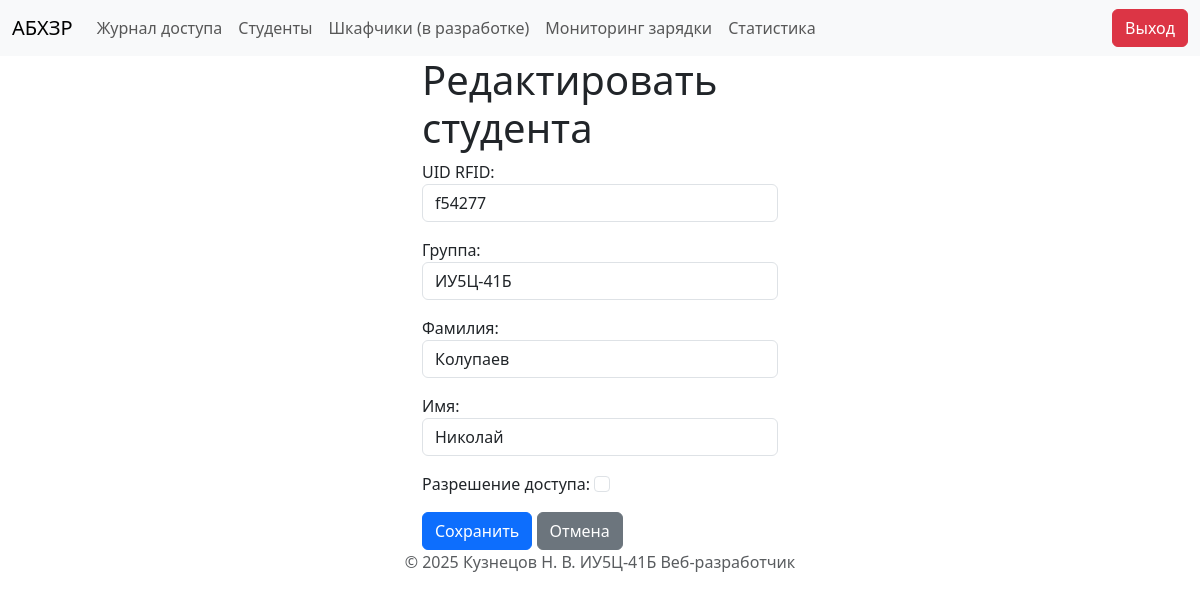
Before: /upd-student/2/ with the older database file.
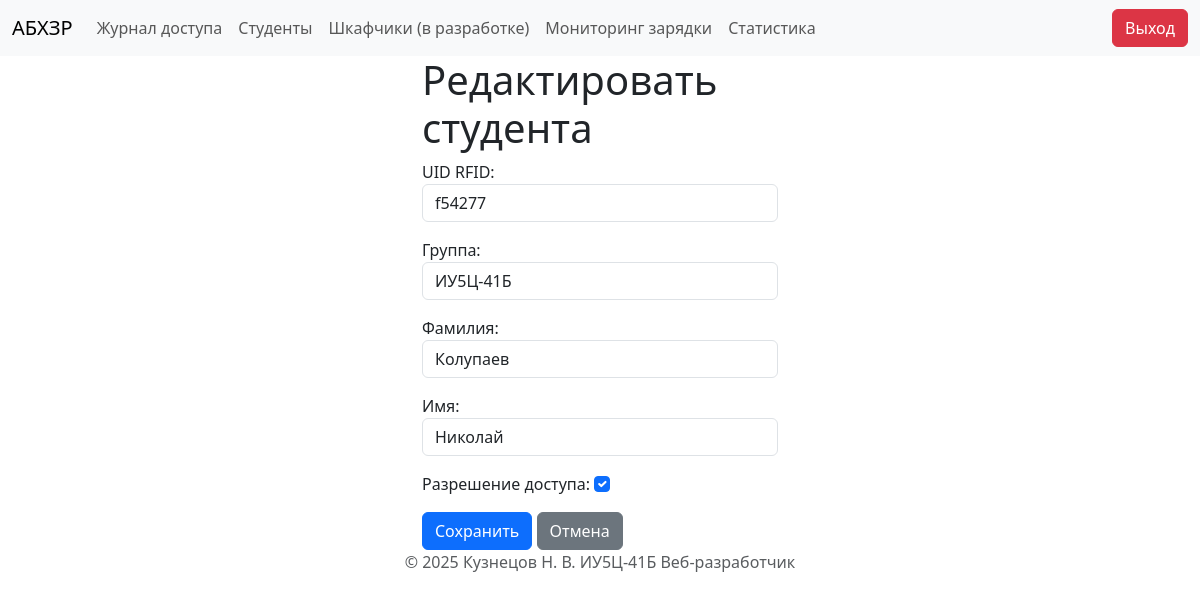
After: the same page with the newer database file.
### storage/models.py (models this page shows, shortened)
class Student(models.Model):
    group = models.ForeignKey(Group, on_delete=models.SET_NULL, blank=True, null=True, related_name='students')
    rfid_tag = models.CharField(max_length=255, unique=True)
    last_name = models.CharField(max_length=255)
    first_name = models.CharField(max_length=255)
    access = models.BooleanField(default=False)

### storage/views.py (the view)
# urls.py: path('upd-student/<int:student_id>/', views.upd_student, name='upd_student'),
def upd_student(request, student_id):
    student = get_object_or_404(Student, pk=student_id)  # Получаем студента по ID или возвращаем ошибку 404, если студент не найден
    if request.method == 'POST':
        form = StudentForm(request.POST, instance=student) # Создаем экземпляр формы с данными из POST-запроса и текущими данными студента
        if form.is_valid():
            form.save()  # Сохраняем изменения в базе данных
            return redirect('students')  # Перенаправляем на страницу со списком студентов
    else:
        form = StudentForm(instance=student)  # Создаем экземпляр формы с текущими данными студента (для GET-запроса)
    return render(request, 'pages/upd_student.html', {'form': form, 'student': student})

### storage/forms.py
class StudentForm(forms.ModelForm):
    class Meta:
        model = Student
        fields = ['rfid_tag', 'group', 'last_name', 'first_name', 'access']
        labels = {
            'rfid_tag': 'UID RFID',
            'last_name': 'Фамилия',
            'first_name': 'Имя',
            'group': 'Группа',
            'access': 'Разрешение доступа',
        }
        widgets = {
            'rfid_tag': forms.TextInput(attrs={'class': 'form-control', 'label' : 'UID RFID'}),
            'last_name': forms.TextInput(attrs={'class': 'form-control'}),
            'first_name': forms.TextInput(attrs={'class': 'form-control'}),
            'group': forms.Select(attrs={'class': 'form-control'}),
            'access': forms.CheckboxInput(attrs={'class': 'form-check-input'}),
        }

### storage/models.py (called while the page is built)
    def __str__(self):
        return self.group_name

### storage/templates/pages/upd_student.html (shortened to what this page needs)
{% extends "layout.html" %}
{% block content %}
<form method="post">
    <div class="row">
        <div class="col-4"></div>
        <div class="col-4">
            <h1>Редактировать студента</h1>
            {{ form.as_p }}
            <button type="submit" class="btn btn-primary">Сохранить</button>
            <a href="{% url 'students' %}" class="btn btn-secondary">Отмена</a>
        </div>
    </div>
</form>
{% endblock content %}

Changed rows visible on the page:
changed Student "ИУ5Ц-41Б": access "☐" → "☑"
